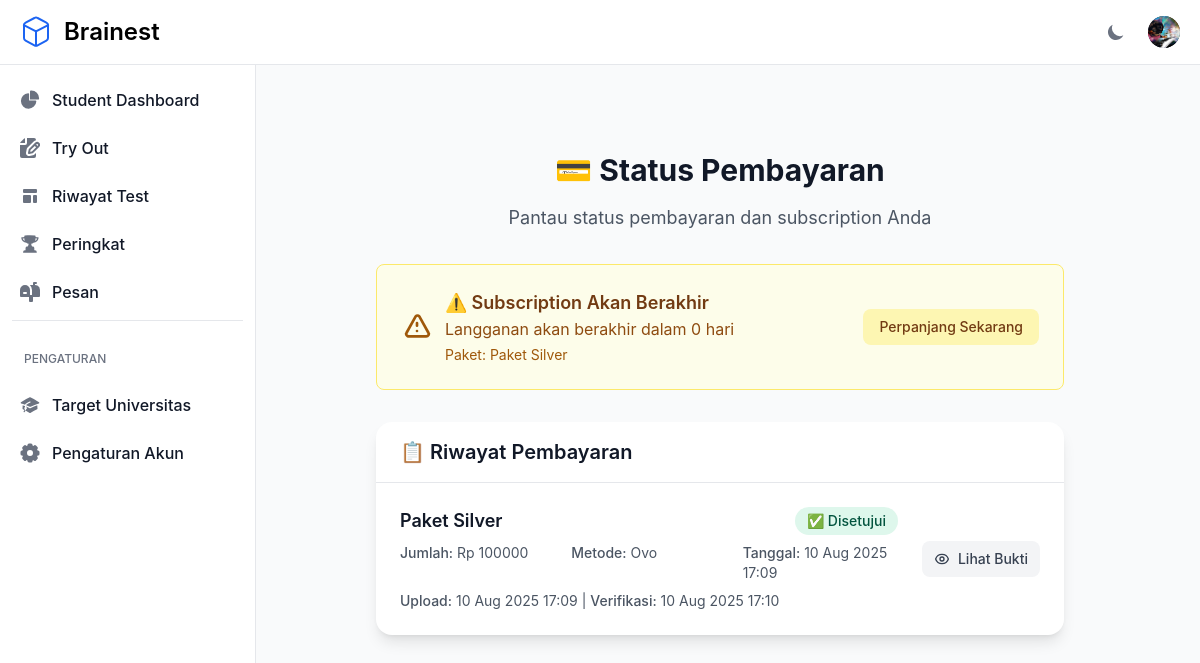
/subscription/payment-status/ (signed in), run on the app's committed database.
### otosapp/models.py (models this page shows, shortened)
class User(AbstractUser):
    email = models.EmailField(unique=True)
    phone_number = models.CharField(max_length=20, null=True, blank=True, verbose_name='Phone Number')
    USERNAME_FIELD = 'email'
    REQUIRED_FIELDS = ['username']
    role = models.ForeignKey('Role', on_delete=models.SET_NULL, null=True)
    profile_picture = models.ImageField(upload_to='profile_pictures/', null=True, blank=True)
    groups = models.ManyToManyField(
        Group,
        related_name="custom_user_set",  # Add a custom related name here
        blank=True,
        help_text="The groups this user belongs to.",
        verbose_name="groups"
    )
    user_permissions = models.ManyToManyField(
        Permission,
        related_name="custom_user_permissions",  # Add a custom related name here
        blank=True,
        help_text="Specific permissions for this user.",
        verbose_name="user permissions"
    )
    def is_admin(self):
        return self.role and self.role.role_name == 'Admin'
    def get_subscription_status(self):
        try:
            subscription = self.subscription
            if not subscription.is_active:
                return {
                    'status': 'deactivated',
                    'message': 'Langganan Anda telah dinonaktifkan oleh admin',
                    'end_date': subscription.end_date,
                    'package': subscription.package
                }
            elif subscription.days_remaining() <= 7:
                return {
                    'status': 'expiring_soon',
                    'message': f'Langganan akan berakhir dalam {subscription.days_remaining()} hari',
                    'end_date': subscription.end_date,
                    'package': subscription.package
                }
        except UserSubscription.DoesNotExist:
            return {
                'status': 'none',
                'message': 'Tidak ada langganan aktif',
                'end_date': None,
                'package': None
            }

class SubscriptionPackage(models.Model):
    name = models.CharField(max_length=100, verbose_name="Nama Paket")
    description = models.TextField(verbose_name="Deskripsi Paket")
    features = models.TextField(help_text="Fitur-fitur yang tersedia (satu per baris)", verbose_name="Fitur")
    price = models.DecimalField(max_digits=10, decimal_places=2, verbose_name="Harga")
    duration_days = models.IntegerField(verbose_name="Durasi (hari)")
    is_active = models.BooleanField(default=True, verbose_name="Aktif")
    created_at = models.DateTimeField(auto_now_add=True)
    updated_at = models.DateTimeField(auto_now=True)
    is_featured = models.BooleanField(default=False, verbose_name="Paket Unggulan")
    class Meta:
        verbose_name = "Paket Berlangganan"
        verbose_name_plural = "Paket Berlangganan"
        ordering = ['price']

class PaymentProof(models.Model):
    STATUS_CHOICES = [
        ('pending', 'Menunggu Verifikasi'),
        ('approved', 'Disetujui'),
        ('rejected', 'Ditolak'),
    ]
    user = models.ForeignKey(User, on_delete=models.CASCADE, related_name='payment_proofs')
    package = models.ForeignKey(SubscriptionPackage, on_delete=models.CASCADE)
    proof_image = models.ImageField(upload_to='payment_proofs/', verbose_name="Bukti Pembayaran")
    payment_method = models.CharField(max_length=100, verbose_name="Metode Pembayaran")
    payment_date = models.DateTimeField(verbose_name="Tanggal Pembayaran")
    amount_paid = models.DecimalField(max_digits=10, decimal_places=2, verbose_name="Jumlah Bayar")
    notes = models.TextField(blank=True, null=True, verbose_name="Catatan")
    status = models.CharField(max_length=20, choices=STATUS_CHOICES, default='pending')
    verified_by = models.ForeignKey(User, on_delete=models.SET_NULL, null=True, blank=True,
                                  related_name='verified_payments', verbose_name="Diverifikasi oleh")
    verified_at = models.DateTimeField(null=True, blank=True)
    admin_notes = models.TextField(blank=True, null=True, verbose_name="Catatan Admin")
    created_at = models.DateTimeField(auto_now_add=True)
    updated_at = models.DateTimeField(auto_now=True)
    class Meta:
        verbose_name = "Bukti Pembayaran"
        verbose_name_plural = "Bukti Pembayaran"
        ordering = ['-created_at']

### otosapp/views.py (the view)
# urls.py: path('subscription/payment-status/', views.payment_status, name='payment_status'),
@login_required
def payment_status(request):
    payments = PaymentProof.objects.filter(user=request.user).order_by('-created_at')
    context = {
        'payments': payments,
        'subscription_status': request.user.get_subscription_status(),
    }
    return render(request, 'subscription/payment_status.html', context)

### otosapp/context_processors.py (called while the page is built)
def sidebar_context(request):
    context = {}
    if request.user.is_authenticated and (request.user.is_superuser or request.user.is_admin()):
        pending_payments_count = PaymentProof.objects.filter(status='pending').count()
        context['pending_payments_count'] = pending_payments_count
    return context

### otosapp/models.py (called while the page is built)
    def is_expired(self):
        from django.utils import timezone
        return timezone.now() > self.end_date

    def days_remaining(self):
        from django.utils import timezone
        if self.is_expired():
            return 0
        delta = self.end_date - timezone.now()
        return delta.days

### otosapp/templates/subscription/payment_status.html (shortened to what this page needs)
{% extends 'base.html' %}
{% block content %}
<div class="max-w-6xl mx-auto px-4 sm:px-6 lg:px-8 py-8">
    <div class="text-center mb-8">
        <h1 class="text-3xl font-bold text-gray-900 dark:text-white mb-4">
            💳 Status Pembayaran
        </h1>
        <p class="text-lg text-gray-600 dark:text-gray-400">
            Pantau status pembayaran dan subscription Anda
        </p>
    </div>
    <div class="mb-8">
        {% if subscription_status.status == 'active' %}
        <div class="bg-green-50 border border-green-200 rounded-lg p-6 dark:bg-green-900/20 dark:border-green-800">
            <div class="flex items-center">
                <div class="flex-shrink-0">
                    <svg class="w-8 h-8 text-green-600 dark:text-green-400" fill="none" stroke="currentColor" viewBox="0 0 24 24">
                        <path stroke-linecap="round" stroke-linejoin="round" stroke-width="2" d="M9 12l2 2 4-4m6 2a9 9 0 11-18 0 9 9 0 0118 0z"/>
                    </svg>
                </div>
                <div class="ml-3">
                    <h3 class="text-lg font-semibold text-green-800 dark:text-green-200">✅ Subscription Aktif</h3>
                    <p class="text-green-700 dark:text-green-300">{{ subscription_status.message }}</p>
                    <p class="text-sm text-green-600 dark:text-green-400 mt-1">Paket: {{ subscription_status.package.name }}</p>
                </div>
            </div>
        </div>
        {% elif subscription_status.status == 'expiring_soon' %}
        <div class="bg-yellow-50 border border-yellow-200 rounded-lg p-6 dark:bg-yellow-900/20 dark:border-yellow-800">
            <div class="flex items-center justify-between">
                <div class="flex items-center">
                    <div class="flex-shrink-0">
                    </div>
                    <div class="ml-3">
                        <h3 class="text-lg font-semibold text-yellow-800 dark:text-yellow-200">⚠️ Subscription Akan Berakhir</h3>
                        <p class="text-yellow-700 dark:text-yellow-300">{{ subscription_status.message }}</p>
                        <p class="text-sm text-yellow-600 dark:text-yellow-400 mt-1">Paket: {{ subscription_status.package.name }}</p>
                    </div>
                </div>
                <a href="{% url 'subscription_packages' %}" class="inline-flex items-center px-4 py-2 text-sm font-medium text-yellow-800 bg-yellow-100 hover:bg-yellow-200 rounded-lg dark:bg-yellow-900 dark:text-yellow-300 dark:hover:bg-yellow-800 transition-colors">
                    Perpanjang Sekarang
                </a>
            </div>
        </div>
        {% endif %}
    </div>
    <div class="bg-white dark:bg-gray-800 rounded-2xl shadow-lg">
        <div class="px-6 py-4 border-b border-gray-200 dark:border-gray-700">
            <h3 class="text-xl font-semibold text-gray-900 dark:text-white">📋 Riwayat Pembayaran</h3>
        </div>
        {% if payments %}
        <div class="divide-y divide-gray-200 dark:divide-gray-700">
            {% for payment in payments %}
            <div class="p-6">
                <div class="flex items-center justify-between">
                    <div class="flex-1">
                        <div class="flex items-center justify-between mb-2">
                            <h4 class="text-lg font-semibold text-gray-900 dark:text-white">{{ payment.package.name }}</h4>
                            <span class="inline-flex items-center px-3 py-1 rounded-full text-sm font-medium
                                {% if payment.status == 'approved' %}bg-green-100 text-green-800 dark:bg-green-900 dark:text-green-200
                                {% elif payment.status == 'rejected' %}bg-red-100 text-red-800 dark:bg-red-900 dark:text-red-200
                                {% else %}bg-yellow-100 text-yellow-800 dark:bg-yellow-900 dark:text-yellow-200{% endif %}">
                                {% if payment.status == 'approved' %}✅ Disetujui
                                {% elif payment.status == 'rejected' %}❌ Ditolak
                                {% else %}⏳ Menunggu Verifikasi{% endif %}
                            </span>
                        </div>
                        <div class="grid grid-cols-1 md:grid-cols-3 gap-4 text-sm text-gray-600 dark:text-gray-400">
                            <div>
                                <span class="font-medium">Jumlah:</span> Rp {{ payment.amount_paid|floatformat:0 }}
                            </div>
                            <div>
                                <span class="font-medium">Metode:</span> {{ payment.payment_method }}
                            </div>
                            <div>
                                <span class="font-medium">Tanggal:</span> {{ payment.payment_date|date:"d M Y H:i" }}
                            </div>
                        </div>
                        <div class="mt-2 text-sm text-gray-600 dark:text-gray-400">
                            <span class="font-medium">Upload:</span> {{ payment.created_at|date:"d M Y H:i" }}
                            {% if payment.verified_at %}
                            | <span class="font-medium">Verifikasi:</span> {{ payment.verified_at|date:"d M Y H:i" }}
                            {% endif %}
                        </div>
                    </div>
                    <div class="ml-6 flex-shrink-0">
                        {% if payment.proof_image %}
                        <button onclick="showImageModal('{{ payment.proof_image.url }}', '{{ payment.package.name }}')"
                                class="inline-flex items-center px-3 py-2 text-sm font-medium text-gray-700 bg-gray-100 hover:bg-gray-200 rounded-lg dark:bg-gray-700 dark:text-gray-300 dark:hover:bg-gray-600 transition-colors">
                            Lihat Bukti
                        </button>
                        {% endif %}
                    </div>
                </div>
            </div>
            {% endfor %}
        </div>
        {% endif %}
    </div>
</div>
{% endblock %}

### otosapp/templates/base.html (shortened to what this page needs)
{% load static %}
<!DOCTYPE html>
<html lang="en">
<head>
    <link rel="stylesheet" href="{% static 'src/output.css' %}">>
</head>
<body class="min-h-screen bg-gray-50 dark:bg-gray-900">
    <nav class="fixed top-0 z-50 w-full bg-white border-b border-gray-200 dark:bg-gray-800 dark:border-gray-700">
        <div class="px-3 py-3 lg:px-5 lg:pl-3">
          <div class="flex items-center justify-between">
            <div class="flex items-center justify-start rtl:justify-end">
              <a href="{% url 'home' %}" class="flex ms-2 md:me-24 items-center">
                <span class="self-center text-xl font-semibold sm:text-2xl whitespace-nowrap dark:text-white">Brainest</span>
              </a>
            </div>
            <div class="flex items-center">
               <button id="theme-toggle" type="button" class="text-gray-500 dark:text-gray-400 hover:bg-gray-100 dark:hover:bg-gray-700 focus:outline-none focus:ring-4 focus:ring-gray-200 dark:focus:ring-gray-700 rounded-lg text-sm p-2.5">
                  <svg id="theme-toggle-dark-icon" class="hidden w-5 h-5" fill="currentColor" viewBox="0 0 20 20" xmlns="http://www.w3.org/2000/svg"><path d="M17.293 13.293A8 8 0 016.707 2.707a8.001 8.001 0 1010.586 10.586z"></path></svg>
              </button>
               {% if user.is_authenticated %}
                <div class="flex items-center ms-3">
                  <div class="relative">
                    <button type="button" class="flex text-sm bg-gray-800 rounded-full focus:ring-4 focus:ring-gray-300 dark:focus:ring-gray-600" aria-expanded="false" data-dropdown-toggle="dropdown-user">
                      {% if user.profile_picture %}
                        <img class="w-8 h-8 rounded-full object-cover" src="{{ user.profile_picture.url }}" alt="user photo">
                      {% endif %}
                    </button>
                  </div>
                </div>
                {% endif %}
              </div>
          </div>
        </div>
      </nav>
    {% if user.is_authenticated and request.path != '/otosapp/login/' and request.path != '/otosapp/register/' %}
    {% include 'sidebar.html' %}
    {% endif %}
    <div class="flex pt-16" >
        <main class="{% if user.is_authenticated and request.path != '/otosapp/login/' and request.path != '/otosapp/register/' %}sm:pl-64{% endif %} flex-grow container mx-auto px-4 py-8">
            {% block content %}{% endblock %}
        </main>
    </div>
</body>
</html>

### data on the page
User: profile_picture (picture)
SubscriptionPackage: package.name "Paket Silver"
PaymentProof: package.name "Paket Silver", status "✅ Disetujui", amount_paid "100000", payment_method "Ovo", payment_date "10 Aug 2025 17:09", created_at "10 Aug 2025 17:09", verified_at "10 Aug 2025 17:10"

### other printed values
{{ subscription_status.message }} "Langganan akan berakhir dalam 0 hari"
